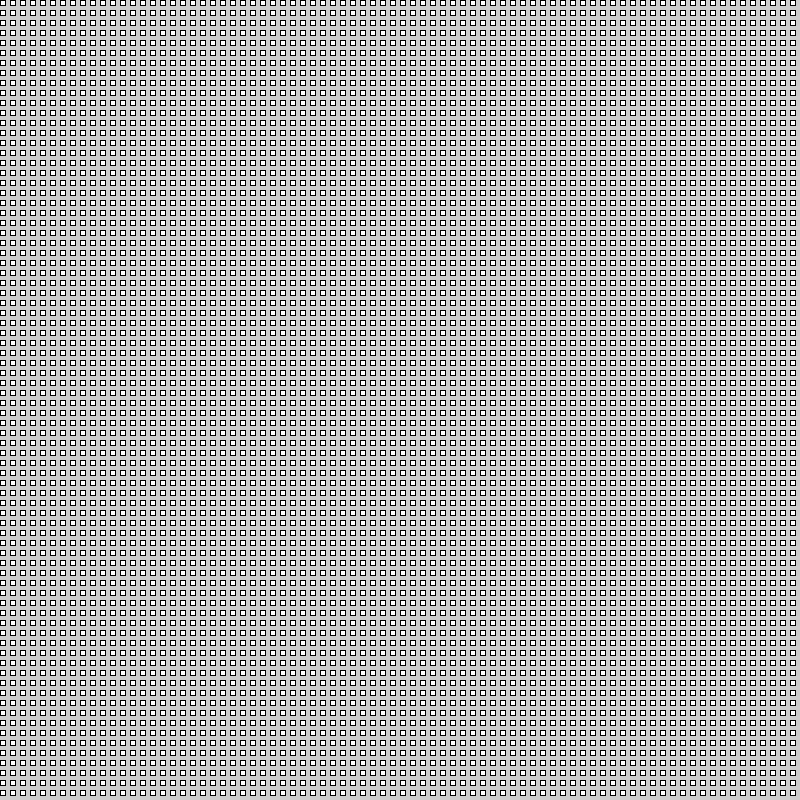
Frame 1 (no input)
Frame 60 (the mouse pressed at the canvas centre just before this capture): identical to frame 1, image omitted
Frame 120 (the mouse held since frame 60 and released just before this capture): identical to frame 1, image omitted

The Processing sketch that drew this single still picture (run headless with seeded random() and noise(); from frame 60 on, the mouse is pressed at the canvas centre):

// Processing sketch: nested_for_loop
// ── nested_for_loop.pde
int xPos;
int yPos;

void setup() {
  size(800, 800);
  xPos = 1;
  yPos = 1;
}

void draw() {

  for (int x=0; x<width ; x+= 10) {
    for (int y=0; y<height ; y+= 10) {
      rect(xPos * x, yPos * y, 5, 5);
    }
  }
}
